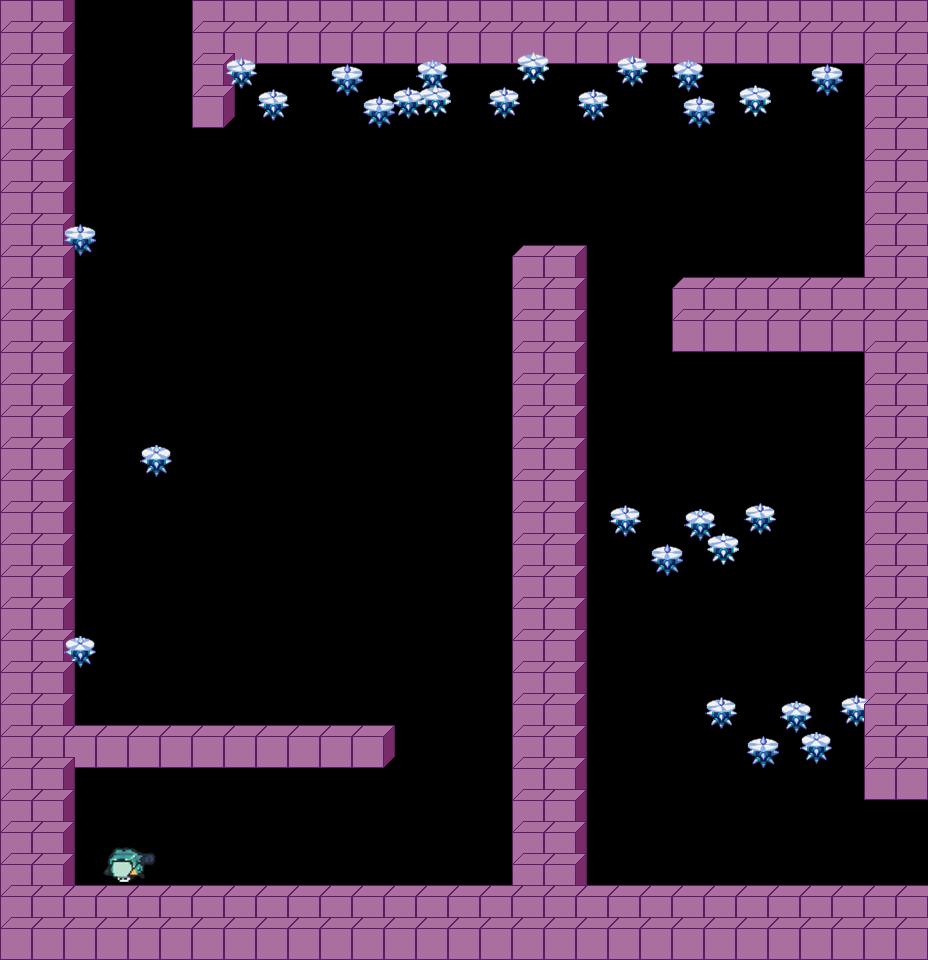

A level layout from a 2D game, rendered from its tile map. Below: a short description, then the map file with its tile-grid data intact:
An orthogonal 29x30 tile map with 32x32 px tiles, 1 tile layer (Tile Layer 1).

<map version="1.2" tiledversion="2019.02.10" orientation="orthogonal" renderorder="right-up" width="29" height="30" tilewidth="32" tileheight="32" infinite="0" nextlayerid="2" nextobjectid="1">
 <tileset firstgid="1" source="TileSheet.tsx" />
 <layer id="1" name="Tile Layer 1" width="29" height="30">
  <data encoding="csv">
10,10,0,0,0,0,10,10,10,10,10,10,10,10,10,10,10,10,10,10,10,10,10,10,10,10,10,10,10,
10,10,0,0,0,0,10,10,10,10,10,10,10,10,10,10,10,10,10,10,10,10,10,10,10,10,10,10,10,
10,10,0,0,0,0,10,18,0,0,21,0,0,24,0,0,19,0,0,22,0,24,0,0,0,21,0,10,10,
10,10,0,0,0,0,10,0,18,0,0,21,22,23,0,22,0,0,18,0,0,21,0,23,0,0,0,10,10,
10,10,0,0,0,0,0,0,0,0,0,0,0,0,0,0,0,0,0,0,0,0,0,0,0,0,0,10,10,
10,10,0,0,0,0,0,0,0,0,0,0,0,0,0,0,0,0,0,0,0,0,0,0,0,0,0,10,10,
10,10,0,0,0,0,0,0,0,0,0,0,0,0,0,0,0,0,0,0,0,0,0,0,0,0,0,10,10,
10,10,17,0,0,0,0,0,0,0,0,0,0,0,0,0,0,0,0,0,0,0,0,0,0,0,0,10,10,
10,10,0,0,0,0,0,0,0,0,0,0,0,0,0,0,10,10,0,0,0,0,0,0,0,0,0,10,10,
10,10,0,0,0,0,0,0,0,0,0,0,0,0,0,0,10,10,0,0,0,10,10,10,10,10,10,10,10,
10,10,0,0,0,0,0,0,0,0,0,0,0,0,0,0,10,10,0,0,0,10,10,10,10,10,10,10,10,
10,10,0,0,0,0,0,0,0,0,0,0,0,0,0,0,10,10,0,0,0,0,0,0,0,0,0,10,10,
10,10,0,0,0,0,0,0,0,0,0,0,0,0,0,0,10,10,0,0,0,0,0,0,0,0,0,10,10,
10,10,0,0,0,0,0,0,0,0,0,0,0,0,0,0,10,10,0,0,0,0,0,0,0,0,0,10,10,
10,10,0,0,20,0,0,0,0,0,0,0,0,0,0,0,10,10,0,0,0,0,0,0,0,0,0,10,10,
10,10,0,0,0,0,0,0,0,0,0,0,0,0,0,0,10,10,0,0,0,0,0,0,0,0,0,10,10,
10,10,0,0,0,0,0,0,0,0,0,0,0,0,0,0,10,10,0,18,0,20,0,22,0,0,0,10,10,
10,10,0,0,0,0,0,0,0,0,0,0,0,0,0,0,10,10,0,0,21,0,23,0,0,0,0,10,10,
10,10,0,0,0,0,0,0,0,0,0,0,0,0,0,0,10,10,0,0,0,0,0,0,0,0,0,10,10,
10,10,0,0,0,0,0,0,0,0,0,0,0,0,0,0,10,10,0,0,0,0,0,0,0,0,0,10,10,
10,10,24,0,0,0,0,0,0,0,0,0,0,0,0,0,10,10,0,0,0,0,0,0,0,0,0,10,10,
10,10,0,0,0,0,0,0,0,0,0,0,0,0,0,0,10,10,0,0,0,0,0,0,0,0,0,10,10,
10,10,0,0,0,0,0,0,0,0,0,0,0,0,0,0,10,10,0,0,0,0,18,0,20,0,22,10,10,
10,10,10,10,10,10,10,10,10,10,10,10,0,0,0,0,10,10,0,0,0,0,0,21,0,24,0,10,10,
10,10,0,0,0,0,0,0,0,0,0,0,0,0,0,0,10,10,0,0,0,0,0,0,0,0,0,10,10,
10,10,0,0,0,0,0,0,0,0,0,0,0,0,0,0,10,10,0,0,0,0,0,0,0,0,0,0,0,
10,10,0,0,0,0,0,0,0,0,0,0,0,0,0,0,10,10,0,0,0,0,0,0,0,0,0,0,0,
10,10,0,41,0,0,0,0,0,0,0,0,0,0,0,0,10,10,0,0,0,0,0,0,0,0,0,0,0,
10,10,10,10,10,10,10,10,10,10,10,10,10,10,10,10,10,10,10,10,10,10,10,10,10,10,10,10,10,
10,10,10,10,10,10,10,10,10,10,10,10,10,10,10,10,10,10,10,10,10,10,10,10,10,10,10,10,10
</data>
 </layer>
</map>